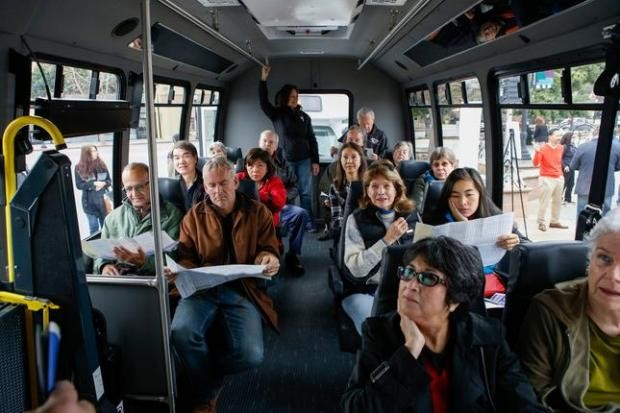
#> input picture data/bus_people.jpg, 620 x 413 px
$ python image_practice.py
#> lines starting #> are read from the running program, lines starting #| are printed output that depends on the picture
import cv2
pimg="./data/bus_people.jpg"
img=cv2.imread(pimg)
#> img is the input picture: shape (413, 620, 3); mean B, G, R 67.3, 67.5, 67.5
img2=cv2.imread(pimg,0)
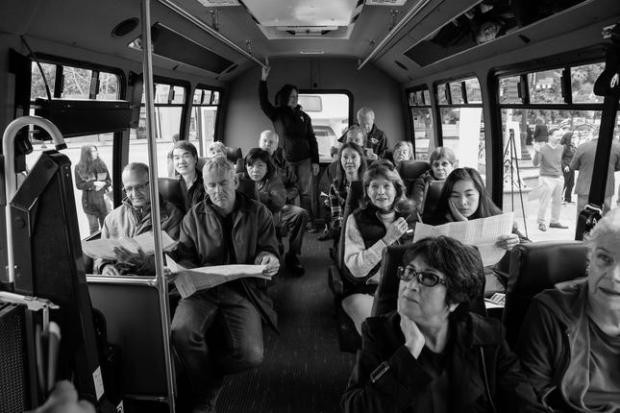
#> img2: shape (413, 620); min 0, max 255, mean 67.5
cv2.imshow("Cat color", img)
cv2.imshow("Cat grayscale", img2)

cv2.waitKey()
cv2.destroyWindow()

$ run again, with data/cat.png saved as data/bus_people.jpg
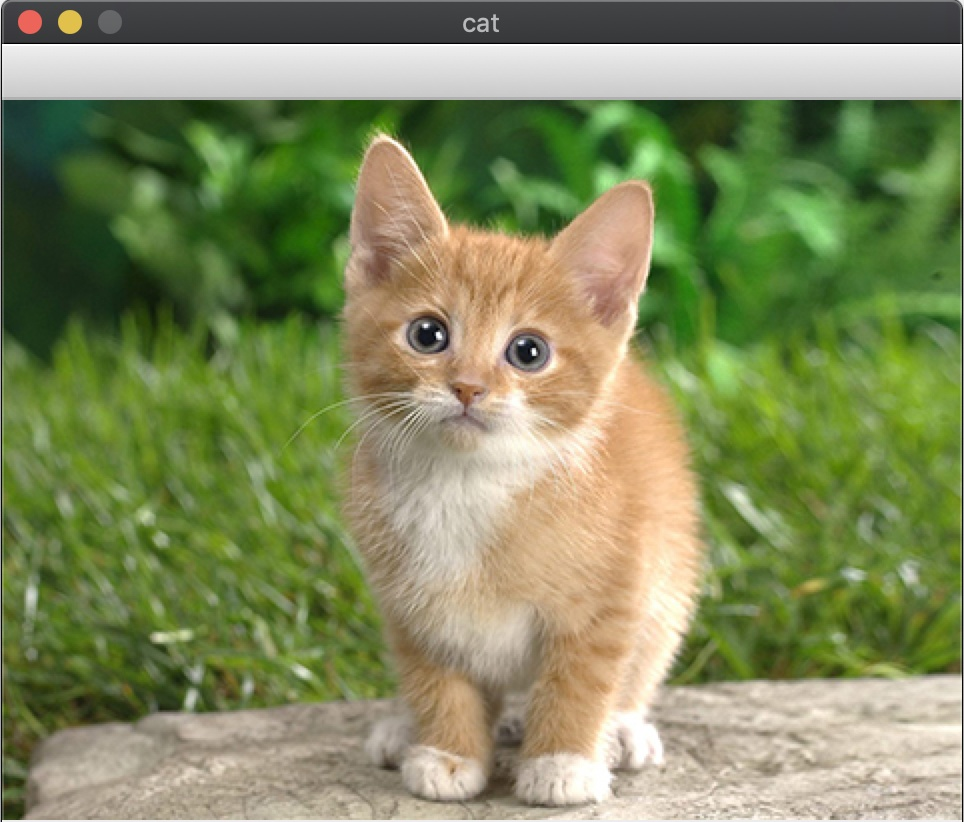
#> input picture data/cat.png, 964 x 822 px
#> img is the input picture: shape (822, 964, 3); mean B, G, R 94.2, 138, 129.1
#> `img2=cv2.imread(pimg,0)`:
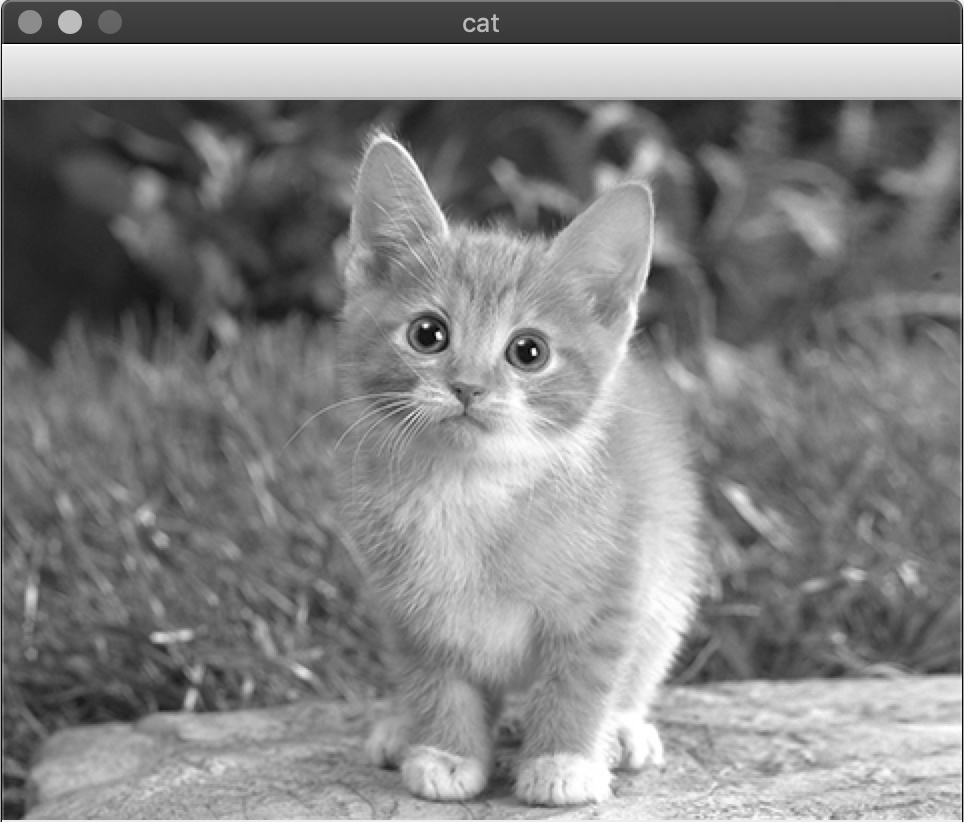
#> img2: shape (822, 964); min 0, max 255, mean 130.3
